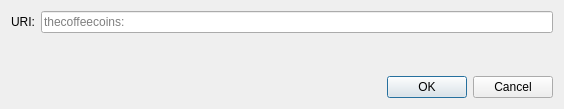
<?xml version="1.0" encoding="UTF-8"?>
<ui version="4.0">
 <class>OpenURIDialog</class>
 <widget class="QDialog" name="OpenURIDialog">
  <property name="geometry">
   <rect>
    <x>0</x>
    <y>0</y>
    <width>564</width>
    <height>109</height>
   </rect>
  </property>
  <property name="windowTitle">
   <string>Open thecoffeecoins URI</string>
  </property>
  <layout class="QVBoxLayout" name="verticalLayout">
   <item>
    <layout class="QHBoxLayout" name="horizontalLayout">
     <item>
      <widget class="QLabel" name="label">
       <property name="text">
        <string>URI:</string>
       </property>
      </widget>
     </item>
     <item>
      <widget class="QValidatedLineEdit" name="uriEdit">
       <property name="placeholderText">
        <string notr="true">thecoffeecoins:</string>
       </property>
      </widget>
     </item>
    </layout>
   </item>
   <item>
    <spacer name="verticalSpacer">
     <property name="orientation">
      <enum>Qt::Vertical</enum>
     </property>
     <property name="sizeHint" stdset="0">
      <size>
       <width>20</width>
       <height>40</height>
      </size>
     </property>
    </spacer>
   </item>
   <item>
    <widget class="QDialogButtonBox" name="buttonBox">
     <property name="orientation">
      <enum>Qt::Horizontal</enum>
     </property>
     <property name="standardButtons">
      <set>QDialogButtonBox::Cancel|QDialogButtonBox::Ok</set>
     </property>
    </widget>
   </item>
  </layout>
 </widget>
 <customwidgets>
  <customwidget>
   <class>QValidatedLineEdit</class>
   <extends>QLineEdit</extends>
   <header>qt/qvalidatedlineedit.h</header>
  </customwidget>
 </customwidgets>
 <resources/>
 <connections>
  <connection>
   <sender>buttonBox</sender>
   <signal>accepted()</signal>
   <receiver>OpenURIDialog</receiver>
   <slot>accept()</slot>
   <hints>
    <hint type="sourcelabel">
     <x>248</x>
     <y>254</y>
    </hint>
    <hint type="destinationlabel">
     <x>157</x>
     <y>274</y>
    </hint>
   </hints>
  </connection>
  <connection>
   <sender>buttonBox</sender>
   <signal>rejected()</signal>
   <receiver>OpenURIDialog</receiver>
   <slot>reject()</slot>
   <hints>
    <hint type="sourcelabel">
     <x>316</x>
     <y>260</y>
    </hint>
    <hint type="destinationlabel">
     <x>286</x>
     <y>274</y>
    </hint>
   </hints>
  </connection>
 </connections>
</ui>
